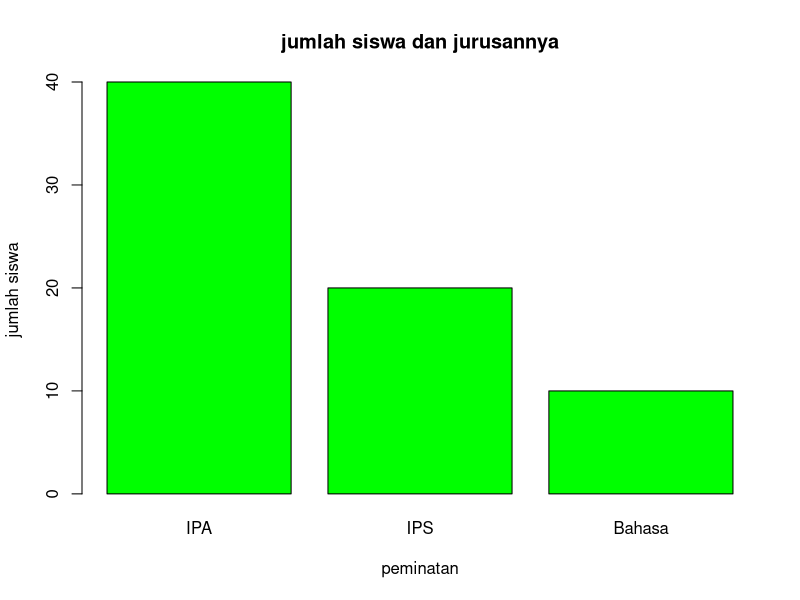

Reproduce this figure in R.
vektor_berisi_value <- c(40, 20, 10)
vektor_penjurusan <- c("IPA", "IPS", "Bahasa")

barplot(vektor_berisi_value, #nilai charts
  names.arg = vektor_penjurusan, #nama barcharts
  xlab = "peminatan", #lebal untuk sumbu x
  ylab = "jumlah siswa", #label untuk sumbu y
  main = "jumlah siswa dan jurusannya", #judul grafik
  col = "green" #color barcharts
  #destiny mengatur ketebalan bar charts
  #width lebar barcharts
  #horiz horizontal barcharts
)